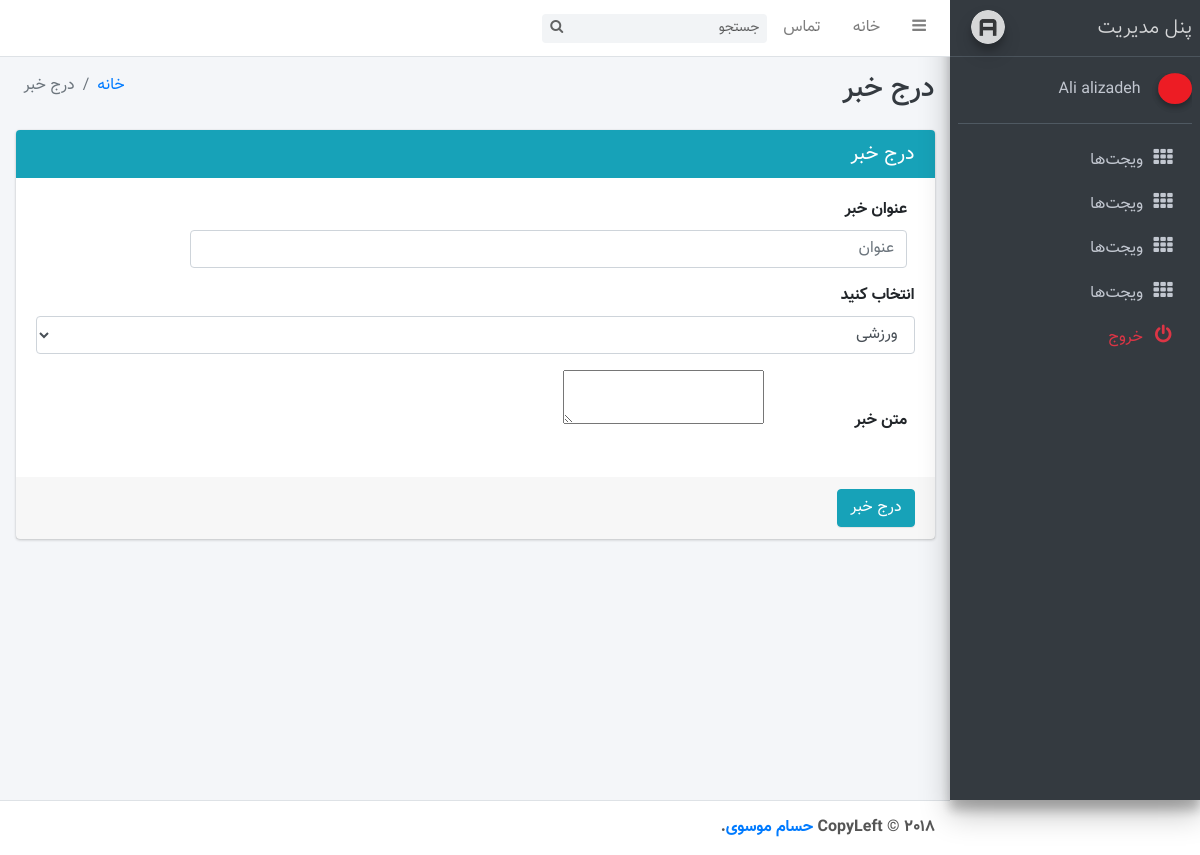
Screenshot of /panel/add-news/ (signed in) with the database file from the repository.
### Panel/models.py (models this page shows)
class Member(models.Model):
    name = models.CharField(max_length=100, default="ادمین", help_text="اسم ادمین")
    email = models.CharField(max_length=100, default="", help_text="ایمیل ادمین")
    phone = models.CharField(max_length=20, default="0", help_text="شماره موبایل ادمین")
    profile = models.ImageField(upload_to="adminProfile//%Y/%m/%d/%H/%m/%s", default="adminProfile/default.jpg",
                                help_text="عکس ادمین")
    password = models.TextField(default="", help_text="پسورد ادمین")

### Panel/views.py (the view, shortened to what this page needs)
# urls.py: path('add-news/', views.add_news, name='panel_add_news'),
def add_news(request):
    id = request.session["member_id"]
    if not id:
        return HttpResponseRedirect("/panel/login/")
    context = {}
    context.update({"Member": Member.objects.get(id=id)})
    context.update({"Title": "درج خبر"})
    context.update({"Category": Category.objects.all()})
    return render(request, "add-news.html", context)

### Panel/templates/add-news.html (shortened to what this page needs)
<!DOCTYPE html>
<html>
<head>
    {% load static%}
    <link rel="stylesheet" href="{% static 'plugins/font-awesome/css/font-awesome.min.css' %}">
    <link rel="stylesheet" href="https://code.ionicframework.com/ionicons/2.0.1/css/ionicons.min.css">
    <link rel="stylesheet" href="{% static 'dist/css/adminlte.min.css' %}">
    <link rel="stylesheet" href="{% static 'plugins/iCheck/flat/blue.css' %}">
    <link rel="stylesheet" href="{% static 'plugins/morris/morris.css' %}">
    <link rel="stylesheet" href="{% static 'plugins/jvectormap/jquery-jvectormap-1.2.2.css' %}">
    <link rel="stylesheet" href="{% static 'plugins/datepicker/datepicker3.css' %}">
    <link rel="stylesheet" href="{% static 'plugins/daterangepicker/daterangepicker-bs3.css' %}">
    <link rel="stylesheet" href="{% static 'plugins/bootstrap-wysihtml5/bootstrap3-wysihtml5.min.css"
    ' %}">
    <link rel="stylesheet" href="{% static 'dist/css/bootstrap-rtl.min.css' %}">
    <link rel="stylesheet" href="{% static 'dist/css/custom-style.css' %}">
</head>
<body class="hold-transition sidebar-mini">
<div class="wrapper">
    <nav class="main-header navbar navbar-expand bg-white navbar-light border-bottom">
        <ul class="navbar-nav">
            <li class="nav-item">
                <a class="nav-link" data-widget="pushmenu" href="#"><i class="fa fa-bars"></i></a>
            </li>
            <li class="nav-item d-none d-sm-inline-block">
                <a href="index3.html" class="nav-link">خانه</a>
            </li>
            <li class="nav-item d-none d-sm-inline-block">
                <a href="#" class="nav-link">تماس</a>
            </li>
        </ul>
        <form class="form-inline ml-3">
            <div class="input-group input-group-sm">
                <input class="form-control form-control-navbar" type="search" placeholder="جستجو" aria-label="Search">
                <div class="input-group-append">
                    <button class="btn btn-navbar" type="submit">
                        <i class="fa fa-search"></i>
                    </button>
                </div>
            </div>
        </form>
    </nav>
    <aside class="main-sidebar sidebar-dark-primary elevation-4">
        <a href="index3.html" class="brand-link">
            <img src="{% static 'dist/img/AdminLTELogo.png' %}" alt="AdminLTE Logo"
                 class="brand-image img-circle elevation-3"
                 style="opacity: .8">
            <span class="brand-text font-weight-light">پنل مدیریت</span>
        </a>
        <div class="sidebar" style="direction: ltr">
            <div style="direction: rtl">
                <div class="user-panel mt-3 pb-3 mb-3 d-flex">
                    <div class="image">
                        <img src="{{ Member.profile.url}}"
                             class="img-circle elevation-2" alt="User Image">
                    </div>
                    <div class="info">
                        <a href="#" class="d-block">{{ Member.name }}</a>
                    </div>
                </div>
                <nav class="mt-2">
                    <ul class="nav nav-pills nav-sidebar flex-column" data-widget="treeview" role="menu"
                        data-accordion="false">
                        <li class="nav-item">
                            <a href="#" class="nav-link">
                                <i class="nav-icon fa fa-th"></i>
                                <p>
                                    ویجت‌ها
                                </p>
                            </a>
                        </li>
                        <li class="nav-item">
                            <a href="#" class="nav-link">
                                <i class="nav-icon fa fa-th"></i>
                                <p>
                                    ویجت‌ها
                                </p>
                            </a>
                        </li>
                        <li class="nav-item">
                            <a href="#" class="nav-link">
                                <i class="nav-icon fa fa-th"></i>
                                <p>
                                    ویجت‌ها
                                </p>
                            </a>
                        </li>
                        <li class="nav-item">
                            <a href="#" class="nav-link">
                                <i class="nav-icon fa fa-th"></i>
                                <p>
                                    ویجت‌ها
                                </p>
                            </a>
                        </li>
                        <li class="nav-item">
                            <a href="/panel/logout/" class="nav-link">
                                <i class="nav-icon fa fa-power-off text-danger"></i>
                                <p class="text-danger">
                                    خروج
                                </p>
                            </a>
                        </li>
                    </ul>
                </nav>
            </div>
        </div>
    </aside>
    <div class="content-wrapper">
        <div class="content-header">
            <div class="container-fluid">
                <div class="row mb-2">
                    <div class="col-sm-6">
                        <h1 class="m-0 text-dark">درج خبر</h1>
                    </div>
                    <div class="col-sm-6">
                        <ol class="breadcrumb float-sm-left">
                            <li class="breadcrumb-item"><a href="#">خانه</a></li>
                            <li class="breadcrumb-item active">درج خبر</li>
                        </ol>
                    </div>
                </div>
            </div>
        </div>
        <section class="content">
            <div class="container-fluid">
                <div class="card card-info">
                    <div class="card-header">
                        <h3 class="card-title">درج خبر</h3>
                    </div>
                    <form class="form-horizontal" method="post">
                        <div class="card-body">
                            <div class="form-group">
                                <label for="inputEmail3" class="col-sm-2 control-label">عنوان خبر</label>
                                <div class="col-sm-10">
                                    <input type="text" name="title" class="form-control" id="inputEmail3"
                                           placeholder="عنوان">
                                </div>
                            </div>
                            <div class="form-group">
                                <label>انتخاب کنید</label>
                                <select class="form-control" name="category">
                                    {% for cat in Category %}
                                    <option value="{{cat.id}}">{{ cat.title }}</option>
                                    {% endfor %}
                                </select>
                            </div>
                            <div class="form-group">
                                <label for="inputPassword3" class="col-sm-2 control-label">متن خبر</label>
                                <textarea  name="news" id="editor"></textarea>
                            </div>
                        </div>
                        <div class="card-footer">
                            <button type="submit" class="btn btn-info">درج خبر</button>
                        </div>
                    </form>
                </div>
            </div>
        </section>
    </div>
    <footer class="main-footer">
        <strong>CopyLeft &copy; 2018 <a href="http://github.com/hesammousavi/">حسام موسوی</a>.</strong>
    </footer>
</div>
</body>
</html>

### rows the page displays
Member: profile (picture), name "Ali alizadeh"

### other values shown
form field category "ورزشی"
